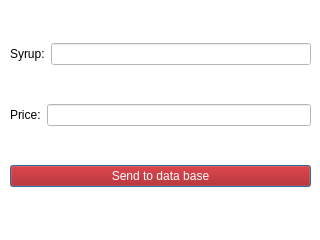
<?xml version="1.0" encoding="UTF-8"?>
<ui version="4.0">
 <class>ChangePriceSyrupWidget</class>
 <widget class="QDialog" name="ChangePriceSyrupWidget">
  <property name="geometry">
   <rect>
    <x>0</x>
    <y>0</y>
    <width>320</width>
    <height>240</height>
   </rect>
  </property>
  <property name="windowTitle">
   <string>Dialog</string>
  </property>
  <property name="styleSheet">
   <string notr="true">background-color:white;
</string>
  </property>
  <widget class="QWidget" name="">
   <property name="geometry">
    <rect>
     <x>10</x>
     <y>10</y>
     <width>301</width>
     <height>211</height>
    </rect>
   </property>
   <layout class="QVBoxLayout" name="verticalLayout">
    <item>
     <layout class="QHBoxLayout" name="horizontalLayout">
      <item>
       <widget class="QLabel" name="label">
        <property name="text">
         <string>Syrup:</string>
        </property>
       </widget>
      </item>
      <item>
       <widget class="QLineEdit" name="syrupLine"/>
      </item>
     </layout>
    </item>
    <item>
     <layout class="QHBoxLayout" name="horizontalLayout_2">
      <item>
       <widget class="QLabel" name="label_2">
        <property name="text">
         <string>Price:</string>
        </property>
       </widget>
      </item>
      <item>
       <widget class="QLineEdit" name="priceLine"/>
      </item>
     </layout>
    </item>
    <item>
     <widget class="QPushButton" name="pushButton">
      <property name="styleSheet">
       <string notr="true">background-color:rgb(170, 0, 0);
color:rgb(255, 255, 255);</string>
      </property>
      <property name="text">
       <string>Send to data base</string>
      </property>
     </widget>
    </item>
   </layout>
  </widget>
 </widget>
 <resources/>
 <connections/>
</ui>
